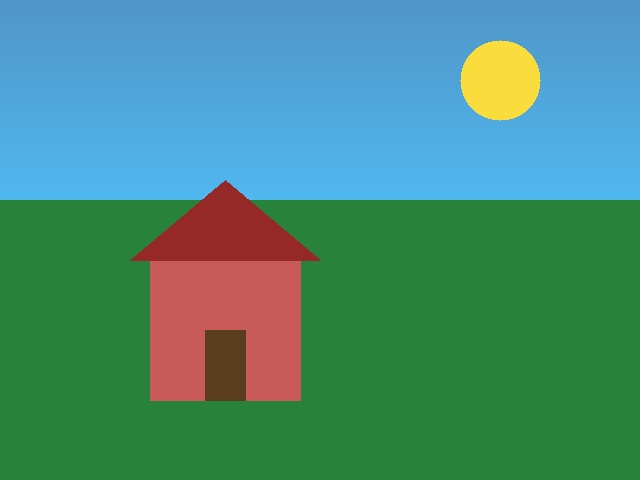
#> input picture images/input.jpg, 640 x 480 px, found by its file name
$ python q24_crop_roi.py
#> lines starting #> are read from the running program, lines starting #| are printed output that depends on the picture
### day1/_display_helper.py
"""
Shared helper used by every script in this folder.

show(): displays an image in a window with cv2.imshow() when a display is
available (i.e. when you run this on your own PC). On a headless machine
(no monitor / SSH / CI server), it safely skips imshow so the script keeps
running instead of crashing, and the image is still saved with cv2.imwrite
in each script.
"""
import os
import cv2

def show(window_name, img):
    if os.environ.get("DISPLAY") or os.name == "nt":
        try:
            cv2.imshow(window_name, img)
            cv2.waitKey(0)
            cv2.destroyAllWindows()
            return
        except cv2.error:
            pass
    print(f"[no display detected - skipping cv2.imshow for '{window_name}']")

### day1/q24_crop_roi.py
"""
Q24. Crop a rectangular Region of Interest (ROI) from an image using
     user-provided coordinates.

Approach:
- NumPy slicing extracts a sub-array directly: img[y1:y2, x1:x2] selects
  rows y1..y2 and columns x1..x2, which is a rectangular crop. No
  special OpenCV function is needed - it's plain array slicing.

Important functions:
- NumPy slicing: img[y1:y2, x1:x2]
"""
import cv2
from _display_helper import show

img = cv2.imread("images/input.jpg")
#> img is the input picture: shape (480, 640, 3); mean B, G, R 124.6, 140.6, 72.1
h, w = img.shape[:2]
#> h = 480; w = 640

# User-provided ROI coordinates (hardcoded for a non-interactive demo)
x1, y1, x2, y2 = w // 4, h // 4, 3 * w // 4, 3 * h // 4
#> x1 = 160; y1 = 120; x2 = 480; y2 = 360

roi = img[y1:y2, x1:x2]
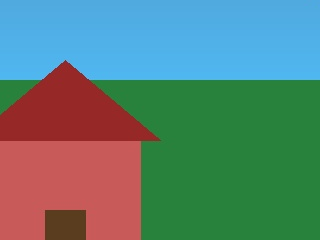
#> roi: shape (240, 320, 3); mean B, G, R 118.4, 128.7, 91

show("Q24 - Cropped ROI", roi)
cv2.imwrite("outputs/q24_cropped_roi.jpg", roi)
print(f"Q24: Cropped ROI from ({x1},{y1}) to ({x2},{y2}) "
      f"-> shape {roi.shape}")
#| Q24: Cropped ROI from (160,120) to (480,360) -> shape (240, 320, 3)
